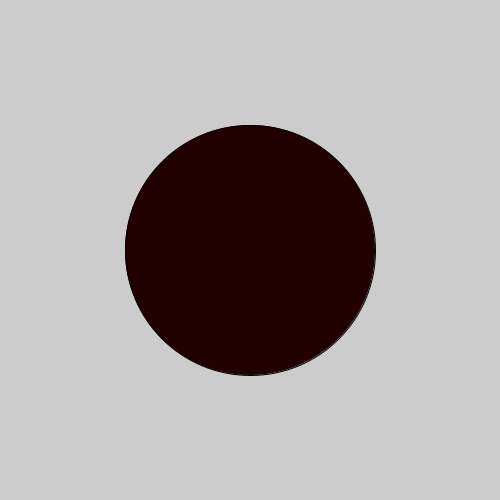
Frame 1 (no input)
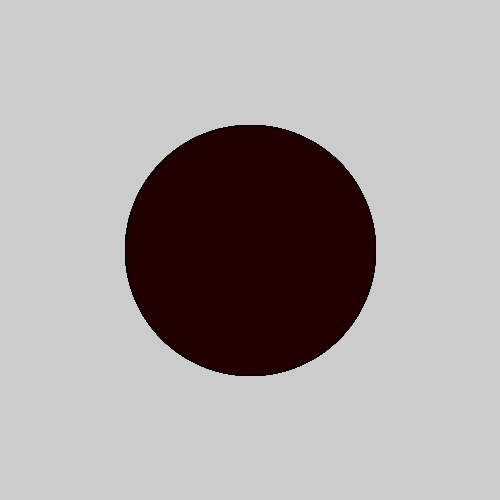
Frame 60 (the mouse pressed at the canvas centre just before this capture)
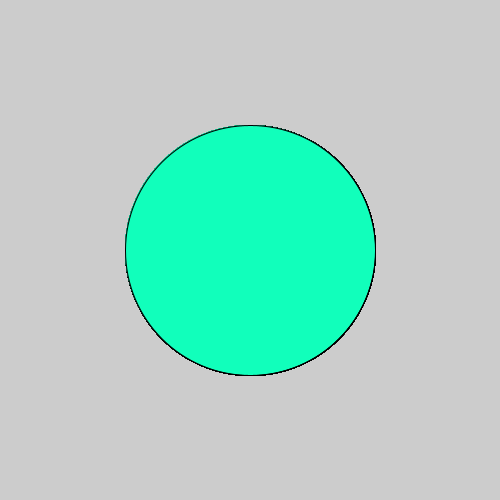
Frame 120 (the mouse held since frame 60 and released just before this capture)

The Processing sketch that drew these frames (run headless with seeded random() and noise(); from frame 60 on, the mouse is pressed at the canvas centre):

// Processing sketch: sketch_161112a
// ── sketch_161112a.pde
void setup() {
 size(500, 500); 
  
}

void draw() {
if(mousePressed){  
 fill(17,255,187);
  ellipse(250,250,250,250); 
 
}
else {
fill(34,0,0);
  ellipse(250,250,250,250);

}
}
